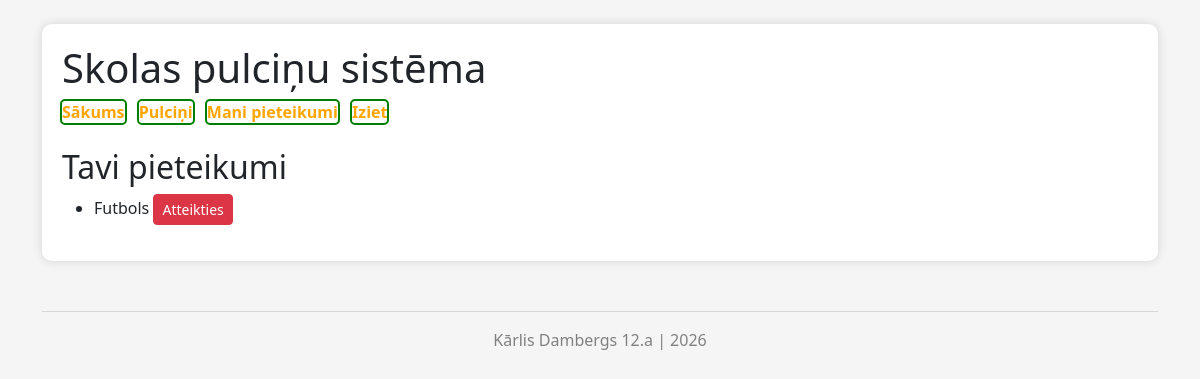
Page /pieteikumi (signed in) on the earlier database version.
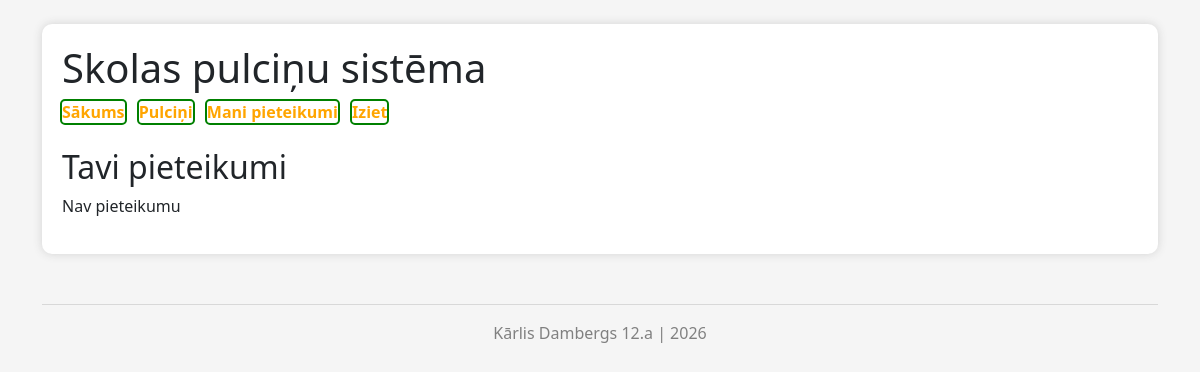
Same page on the later database version.
### tables this page shows
CREATE TABLE "pulcini" (
	"id"	INTEGER,
	"nosaukums"	TEXT NOT NULL,
	"apraksts"	TEXT,
	"vietas"	INTEGER NOT NULL,
	PRIMARY KEY("id" AUTOINCREMENT),
	FOREIGN KEY("id") REFERENCES "pieteikumi"("pulcins_id")
);

### app.py (the view)
@app.route("/pieteikumi")
def pieteikumi():
    user_id = session.get('id')
    conn = sqlite3.connect("datubaze.db")
    conn.row_factory = sqlite3.Row
    cur = conn.cursor()
    cur.execute("""
    SELECT pulcini.id, pulcini.nosaukums
    FROM pieteikumi
    JOIN pulcini ON pieteikumi.pulcins_id = pulcini.id
    WHERE pieteikumi.user_id = ?
    """, (user_id,))
    pieteikumi = cur.fetchall()
    conn.close()
    return render_template("pieteikumi.html", pieteikumi=pieteikumi)

### templates/pieteikumi.html (shortened to what this page needs)
{% extends "layout.html" %}
{% block content %}
<h2>Tavi pieteikumi</h2>
{% if pieteikumi %}
<ul>
{% for i in pieteikumi %}
    <li>
        {{i.nosaukums}}
        <form method="POST" action="/atteikties" style="display:inline;">
            <button class="btn btn-danger btn-sm">Atteikties</button>
        </form>
    </li>
{% endfor %}
</ul>
{% else %}
<p>Nav pieteikumu</p>
{% endif %}
{% endblock %}

Differences in the rows shown:
removed pulcini: nosaukums "Futbols"
Other differences:
text now shown: "Nav pieteikumu"
